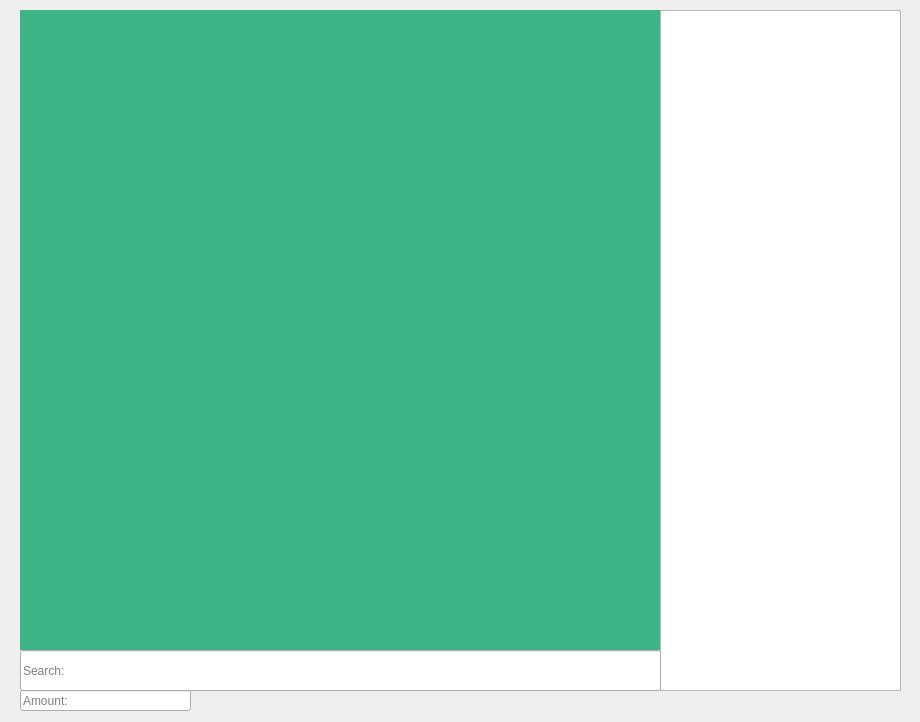
<?xml version="1.0" encoding="UTF-8"?>
<ui version="4.0">
 <class>Form</class>
 <widget class="QWidget" name="Form">
  <property name="geometry">
   <rect>
    <x>0</x>
    <y>0</y>
    <width>920</width>
    <height>722</height>
   </rect>
  </property>
  <property name="maximumSize">
   <size>
    <width>920</width>
    <height>722</height>
   </size>
  </property>
  <property name="windowTitle">
   <string>Search For Images</string>
  </property>
  <widget class="QListWidget" name="Images">
   <property name="geometry">
    <rect>
     <x>660</x>
     <y>10</y>
     <width>241</width>
     <height>681</height>
    </rect>
   </property>
  </widget>
  <widget class="Display" name="Preview" native="true">
   <property name="geometry">
    <rect>
     <x>20</x>
     <y>10</y>
     <width>640</width>
     <height>640</height>
    </rect>
   </property>
   <property name="palette">
    <palette>
     <active>
      <colorrole role="Window">
       <brush brushstyle="SolidPattern">
        <color alpha="255">
         <red>62</red>
         <green>180</green>
         <blue>137</blue>
        </color>
       </brush>
      </colorrole>
     </active>
     <inactive>
      <colorrole role="Window">
       <brush brushstyle="SolidPattern">
        <color alpha="255">
         <red>62</red>
         <green>180</green>
         <blue>137</blue>
        </color>
       </brush>
      </colorrole>
     </inactive>
     <disabled>
      <colorrole role="Base">
       <brush brushstyle="SolidPattern">
        <color alpha="255">
         <red>62</red>
         <green>180</green>
         <blue>137</blue>
        </color>
       </brush>
      </colorrole>
      <colorrole role="Window">
       <brush brushstyle="SolidPattern">
        <color alpha="255">
         <red>62</red>
         <green>180</green>
         <blue>137</blue>
        </color>
       </brush>
      </colorrole>
     </disabled>
    </palette>
   </property>
   <property name="autoFillBackground">
    <bool>true</bool>
   </property>
  </widget>
  <widget class="QLineEdit" name="Search">
   <property name="geometry">
    <rect>
     <x>20</x>
     <y>650</y>
     <width>641</width>
     <height>41</height>
    </rect>
   </property>
   <property name="placeholderText">
    <string>Search:</string>
   </property>
  </widget>
  <widget class="QLineEdit" name="AMount">
   <property name="geometry">
    <rect>
     <x>20</x>
     <y>690</y>
     <width>171</width>
     <height>21</height>
    </rect>
   </property>
   <property name="placeholderText">
    <string>Amount:</string>
   </property>
  </widget>
 </widget>
 <customwidgets>
  <customwidget>
   <class>Display</class>
   <extends>QWidget</extends>
   <header>Display.h</header>
   <container>1</container>
  </customwidget>
 </customwidgets>
 <resources/>
 <connections/>
</ui>
